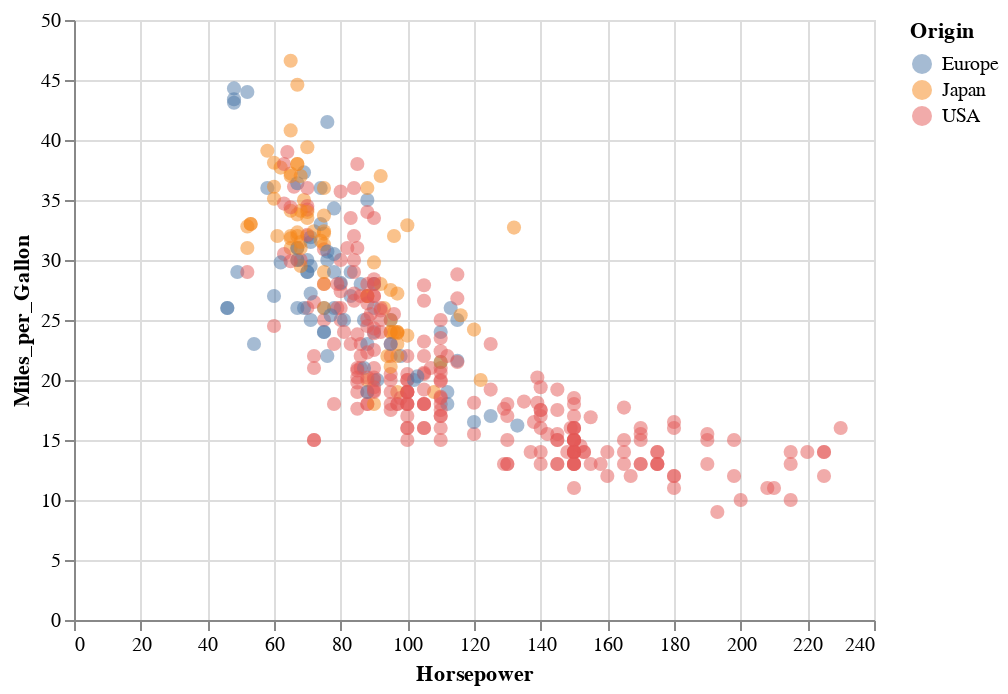

Write notebook code for a chart like this one.
### Markdown cell above
### 2.2 empty
By default, all data values are considered to be within an empty selection. When set to none, empty selections contain no data values.

### Code cell
#2.2.1 adjust size, and change default "empty"
                     
#step 1: uncomment this 
selection=alt.selection_single(
    empty="none"
);

# step 2 TODO: make a size condition 
sizeCondition=alt.condition(
    selection,
    alt.SizeValue(200),
    alt.SizeValue(50)
)
hp_mpg.add_selection(
    #step 3
    selection
).encode(
    #step 4,TODO: add size condition 
    size=sizeCondition
)

### Figure 1 — Vega-Lite specification as saved in the notebook (floating-point values rounded to 4 significant figures; data arrays with more than 128 entries replaced by an {"elided": "..."} marker saying what was removed)
{"config": {"view": {"continuousWidth": 400, "continuousHeight": 300}}, "data": {"name": "data-8e25068d8b9a578f41a59c91e539d690"}, "mark": {"type": "circle", "opacity": 0.5, "size": 80}, "encoding": {"color": {"type": "nominal", "field": "Origin"}, "size": {"condition": {"value": 200, "selection": "selector007"}, "value": 50}, "x": {"type": "quantitative", "field": "Horsepower"}, "y": {"type": "quantitative", "field": "Miles_per_Gallon"}}, "selection": {"selector007": {"type": "single", "empty": "none"}}, "$schema": "https://vega.github.io/schema/vega-lite/v4.0.2.json", "datasets": {"data-8e25068d8b9a578f41a59c91e539d690": {"elided": "406 records"}}}
